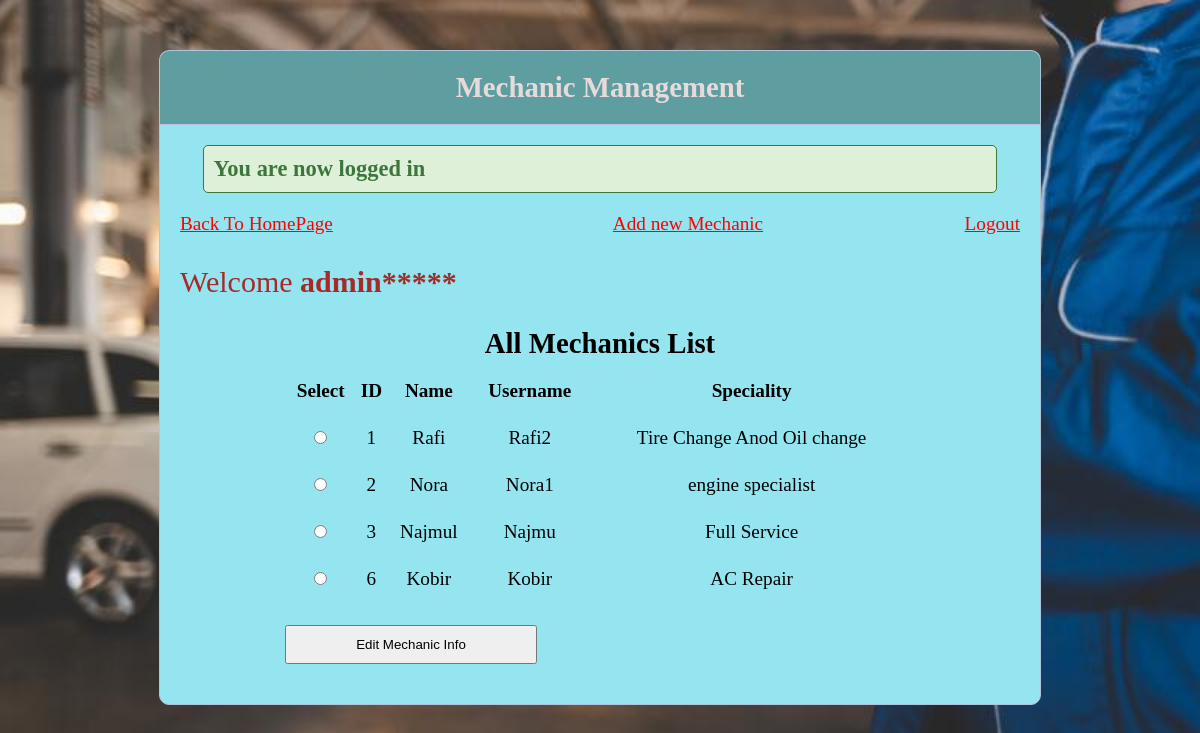
/System/admin_edit_mechanicList.php (signed in), run on the app's committed database.
### tables this page shows
CREATE TABLE `mechanics` (
  `mechanic_id` int(11) NOT NULL,
  `mechanic_name` varchar(255) NOT NULL,
  `mech_username` varchar(255) NOT NULL,
  `mech_password` varchar(255) NOT NULL,
  `mech_speacility` varchar(255) NOT NULL
);

### System/admin_edit_mechanicList.php (the view, shortened to what this page needs)
<!DOCTYPE html>
<html>
<head>
  <link rel="stylesheet" type="text/css" href="style.css">
</head>
<body class="admin_index_body" style="background-image:url(Images/garage.jpg); width:100%; background-size: cover;">
  <div class="header">
    <h2>Mechanic Management</h2>
  </div>
  <div class="content">
    <?php if (isset($_SESSION['success'])) : ?>
      <div class="error success">
        <h3>
          <?php
          echo $_SESSION['success'];
          ?>
        </h3>
      </div>
    <?php endif ?>
    <?php if (isset($_SESSION['username'])) : ?>
      <p style="float: left; ">
        <a href="admin_index.php" style="color: red;">Back To HomePage</a>
      <p style="float: left; padding-left:280px; ">
        <a href="add_mechanic.php" style="color: red;">Add new Mechanic</a>
      </p>
      <p style="float: right;">
        <a href="index.php?logout='1'" style="color: red;">Logout</a>
      </p><br>
      <p style="color:brown;font:30px solid bold;  padding-top:30px;">Welcome <strong><?php echo $_SESSION['username'] . "*****"; ?></strong></p>
      <?php
      $db = mysqli_connect('localhost', 'root', '', 'Car_service');
      $query =
        "SELECT * from mechanics";
      $result = mysqli_query($db, $query) or die($query . "<br/><br/>" . mysqli_error($db));
      ?>
      <?php if (mysqli_num_rows($result) >= 1) : ?>
        <p text-align='center'>
        <form style="width: 75%;border: none;" method="post" action="edit_mechanic.php">
          <table style="width:100%; line-height:45px;border: 1px;text-align:center;">
            <tr>
              <th colspan="6">
                <h2> All Mechanics List </h2>
              </th>
            </tr>
            <t>
              <th>Select</th>
              <th>ID</th>
              <th>Name</th>
              <th>Username</th>
              <th>Speciality</th>
            </t>
            <?php while ($rows = mysqli_fetch_assoc($result)) {
            ?>
              <tr style="text-align:center">
                <td><input type="radio" name="radio_all_mechanics" value="<?php echo $rows['mechanic_id'] ?>" required></td>
                <td><?php echo $rows['mechanic_id'] ?></td>
                <td><?php echo $rows['mechanic_name'] ?></td>
                <td><?php echo $rows['mech_username'] ?></td>
                <td><?php echo $rows['mech_speacility'] ?></td>
              <?php
            }
              ?>
          </table><br>
          <input type=submit name="edit_mechanic_button" value="Edit Mechanic Info" style="width:40%; padding: 10px;">
        </form>
        </p>
      <?php endif ?>
    <?php endif ?>
</body>
</html>

### System/style.css (style rules this page uses)
* { margin: 0px; padding: 0px; }
body { font-size: 120%; background: #F8F8FF; }
.header { width: 70%; background-color: cadetblue; margin: 50px auto 0px; color: rgb(231, 218, 218); text-align: center; border: 1px solid #B0C4DE; border-bottom: none; border-radius: 10px 10px 0px 0px; padding: 20px; }
form, .content { width: 70%; margin: 0px auto; padding: 20px; border: 1px solid #B0C4DE; background: rgb(148, 229, 240); border-radius: 0px 0px 10px 10px; }
.error { width: 92%; margin: 0px auto; padding: 10px; border: 1px solid #a94442; color: #a94442; background: #f2dede; border-radius: 5px; text-align: left; }
.success { color: #3c763d; background: #dff0d8; border: 1px solid #3c763d; margin-bottom: 20px; }

### data on the page
mechanics: mechanic_id "1", mechanic_name "Rafi", mech_username "Rafi2", mech_speacility "Tire Change Anod Oil change"
mechanics: mechanic_id "2", mechanic_name "Nora", mech_username "Nora1", mech_speacility "engine specialist"
mechanics: mechanic_id "3", mechanic_name "Najmul", mech_username "Najmu", mech_speacility "Full Service"
mechanics: mechanic_id "6", mechanic_name "Kobir", mech_username "Kobir", mech_speacility "AC Repair"

### other printed values
$_SESSION['success'] "You are now logged in"
$_SESSION['username'] "admin"
